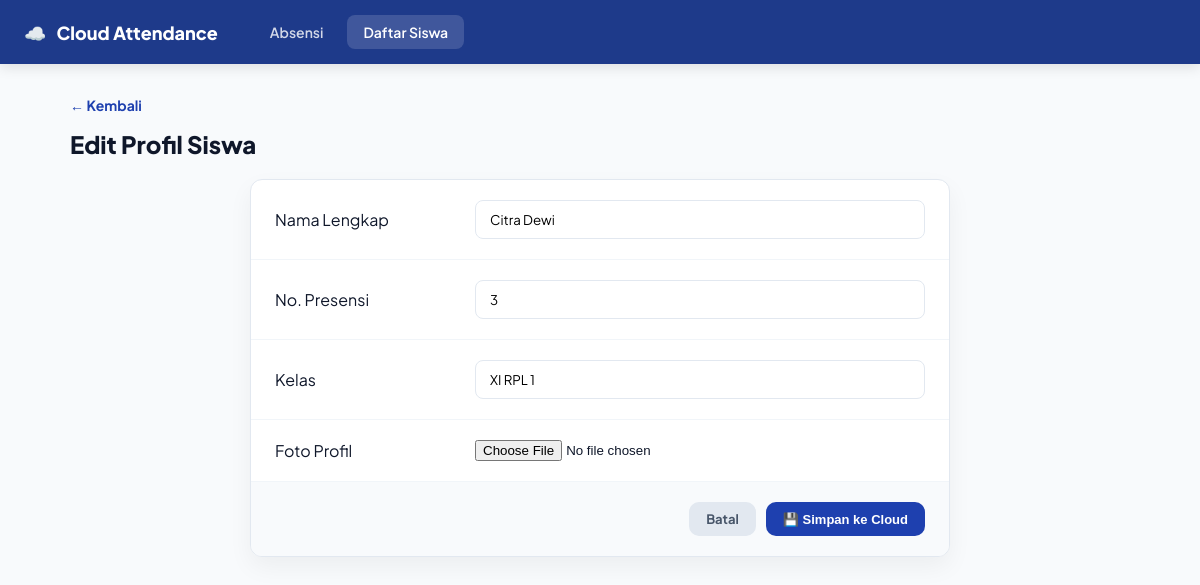
/siswa.php?edit=3, run on the app's committed database.
### tables this page shows
CREATE TABLE IF NOT EXISTS siswa (
    id           INT AUTO_INCREMENT PRIMARY KEY,
    nama         VARCHAR(100)  NOT NULL,
    no_presensi  VARCHAR(10)   DEFAULT NULL,
    kelas        VARCHAR(30)   NOT NULL,
    foto         VARCHAR(255)  DEFAULT NULL,
    created_at   TIMESTAMP     DEFAULT CURRENT_TIMESTAMP
);

### siswa.php (the view, shortened to what this page needs)
<?php
require_once 'koneksi.php';
$s3_base_url = "https://bucketku-uploads.s3.us-east-1.amazonaws.com/uploads/";
$edit_data = null;
if (isset($_GET['edit'])) {
    $edit_data = $conn->query("SELECT * FROM siswa WHERE id=".intval($_GET['edit']))->fetch_assoc();
}
$mode = isset($_GET['tambah']) ? 'tambah' : ($edit_data ? 'edit' : 'list');
$siswa_list = $conn->query("SELECT * FROM siswa ORDER BY kelas, CAST(no_presensi AS UNSIGNED), nama");
?>
<!DOCTYPE html>
<html lang="id">
<head>
</head>
<body>
<nav class="nav">
    <div class="nav-brand"><span>☁️</span> Cloud Attendance</div>
    <div class="nav-links">
        <a href="index.php" class="nav-link">Absensi</a>
        <a href="siswa.php" class="nav-link active">Daftar Siswa</a>
    </div>
</nav>
<div class="page">
    <?php if ($mode === 'list'): ?>
    <div class="page-header">
        <h1 class="page-title">Database Siswa</h1>
        <a href="siswa.php?tambah=1" class="btn btn-primary">＋ Tambah Siswa</a>
    </div>
    <div class="table-wrap">
        <table>
            <thead>
                <tr>
                    <th>Nama Siswa</th>
                    <th>No. Presensi</th>
                    <th>Kelas</th>
                    <th>Foto (S3)</th>
                    <th>Aksi</th>
                </tr>
            </thead>
            <tbody>
            <?php if ($siswa_list && $siswa_list->num_rows > 0):
                while ($s = $siswa_list->fetch_assoc()): ?>
            <tr>
                <td style="font-weight:700"><?=htmlspecialchars($s['nama'])?></td>
                <td style="font-weight:600"><?=htmlspecialchars($s['no_presensi'] ?? '-')?></td>
                <td><span class="badge-kelas"><?=htmlspecialchars($s['kelas'])?></span></td>
                <td class="td-foto">
                    <?php if (!empty($s['foto'])): ?>
                        <img src="<?= $s3_base_url . htmlspecialchars($s['foto']) ?>" onclick="bukaLB(this.src)">
                    <?php else: ?>
                        <div style="width:60px; height:60px; background:#f1f5f9; border-radius:10px; display:flex; align-items:center; justify-content:center; color:#cbd5e1">👤</div>
                    <?php endif; ?>
                </td>
                <td>
                    <div style="display:flex; gap:6px;">
                        <a href="siswa.php?edit=<?=$s['id']?>" class="btn btn-edit">✏️</a>
                        <a href="siswa.php?hapus=<?=$s['id']?>" class="btn btn-delete" onclick="return confirm('Hapus siswa?')">🗑️</a>
                    </div>
                </td>
            </tr>
            <?php endwhile; else: ?>
            <tr><td colspan="5" style="text-align:center; padding:60px; color:#94a3b8;">Belum ada data siswa.</td></tr>
            <?php endif; ?>
            </tbody>
        </table>
    </div>
    <?php elseif ($mode === 'tambah' || $mode === 'edit'): ?>
    <a href="siswa.php" style="text-decoration:none; color:var(--blue); font-size:14px; font-weight:700; display:block; margin-bottom:15px;">← Kembali</a>
    <h1 class="page-title" style="margin-bottom:20px"><?= $mode === 'tambah' ? 'Tambah Siswa Baru' : 'Edit Profil Siswa' ?></h1>
    <div class="form-card">
        <form method="POST" enctype="multipart/form-data">
            <div class="form-body">
                <div class="form-row">
                    <label>Nama Lengkap</label>
                    <input type="text" name="nama" class="form-input" value="<?= $edit_data['nama'] ?? '' ?>" required>
                </div>
                <div class="form-row">
                    <label>No. Presensi</label>
                    <input type="text" name="no_presensi" class="form-input" value="<?= $edit_data['no_presensi'] ?? '' ?>" required>
                </div>
                <div class="form-row">
                    <label>Kelas</label>
                    <input type="text" name="kelas" class="form-input" value="<?= $edit_data['kelas'] ?? '' ?>" required>
                </div>
                <div class="form-row">
                    <label>Foto Profil</label>
                    <div style="display:flex; align-items:center; gap:15px;">
                        <input type="file" name="foto" id="fotoInput" accept="image/*">
                    </div>
                </div>
            </div>
            <div class="form-footer">
                <a href="siswa.php" class="btn" style="background:#e2e8f0; color:#475569;">Batal</a>
                <button type="submit" class="btn btn-primary">💾 Simpan ke Cloud</button>
            </div>
        </form>
    </div>
    <?php endif; ?>
</div>
</body>
</html>

### siswa.php (style rules this page uses)
*, *::before, *::after { box-sizing: border-box; margin: 0; padding: 0; }
:root { --blue: #1e40af; --blue-dk: #1e3a8a; --blue-lt: #eff6ff; --green: #16a34a; --amber: #d97706; --red: #dc2626; --red-lt: #fef2f2; --gray-0: #ffffff; --gray-1: #f8fafc; --gray-2: #f1f5f9; --gray-3: #e2e8f0; --gray-5: #64748b; --gray-7: #0f172a; --radius: 12px; --shadow: 0 1px 3px rgba(0,0,0,.1); }
body { font-family: 'Plus Jakarta Sans', sans-serif; background: var(--gray-1); color: var(--gray-7); min-height: 100vh; }
.nav { background: var(--blue-dk); padding: 0 24px; display: flex; align-items: center; height: 64px; gap: 16px; box-shadow: 0 4px 12px rgba(0,0,0,.1); }
.nav-brand { color: #fff; font-weight: 800; font-size: 18px; display: flex; align-items: center; gap: 10px; }
.nav-links { display: flex; gap: 8px; margin-left: 20px; }
.nav-link { color: rgba(255,255,255,.8); font-size: 14px; font-weight: 600; padding: 8px 16px; border-radius: 8px; text-decoration: none; transition: 0.2s; }
.nav-link:hover, .nav-link.active { background: rgba(255,255,255,.15); color: #fff; }
.page { max-width: 1100px; margin: 32px auto; padding: 0 20px 40px; }
.page-title { font-size: 24px; font-weight: 800; color: var(--gray-7); }
.btn { display: inline-flex; align-items: center; gap: 6px; font-size: 13px; font-weight: 700; padding: 8px 16px; border-radius: 10px; border: 1px solid transparent; cursor: pointer; text-decoration: none; transition: 0.2s; }
.btn-primary { background: var(--blue); color: #fff; }
.form-card { background: var(--gray-0); border: 1px solid var(--gray-3); border-radius: var(--radius); box-shadow: 0 10px 25px rgba(0,0,0,.05); max-width: 700px; margin: 0 auto; overflow: hidden; }
.form-row { display: grid; grid-template-columns: 180px 1fr; border-bottom: 1px solid var(--gray-2); padding: 20px 24px; gap: 20px; align-items: center; }
.form-input { padding: 10px 14px; border: 1.5px solid var(--gray-3); border-radius: 8px; width: 100%; font-family: inherit; }
.form-footer { padding: 20px 24px; background: var(--gray-1); display: flex; gap: 10px; justify-content: flex-end; }

### data on the page
siswa: nama "Citra Dewi", no_presensi "3", kelas "XI RPL 1"
